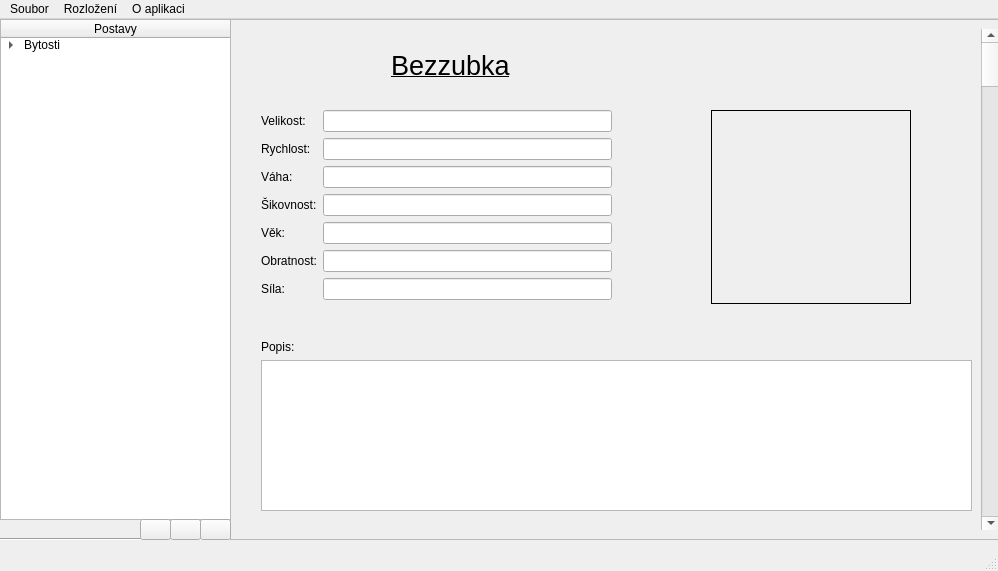
<?xml version="1.0" encoding="UTF-8"?>
<ui version="4.0">
 <class>MainWindow</class>
 <widget class="QMainWindow" name="MainWindow">
  <property name="geometry">
   <rect>
    <x>0</x>
    <y>0</y>
    <width>998</width>
    <height>571</height>
   </rect>
  </property>
  <property name="windowTitle">
   <string>Dračí doupě</string>
  </property>
  <widget class="QWidget" name="centralwidget">
   <widget class="QTreeWidget" name="treeWidget">
    <property name="geometry">
     <rect>
      <x>0</x>
      <y>0</y>
      <width>231</width>
      <height>501</height>
     </rect>
    </property>
    <column>
     <property name="text">
      <string>Postavy</string>
     </property>
     <property name="font">
      <font>
       <strikeout>false</strikeout>
       <kerning>true</kerning>
      </font>
     </property>
     <property name="textAlignment">
      <set>AlignHCenter|AlignVCenter|AlignCenter</set>
     </property>
    </column>
    <item>
     <property name="text">
      <string>Bytosti</string>
     </property>
     <item>
      <property name="text">
       <string>Hodné</string>
      </property>
      <item>
       <property name="text">
        <string>Elfové</string>
       </property>
       <item>
        <property name="text">
         <string>Maiev</string>
        </property>
       </item>
       <item>
        <property name="text">
         <string>Wisperwind</string>
        </property>
       </item>
       <item>
        <property name="text">
         <string>Windrunner</string>
        </property>
       </item>
      </item>
      <item>
       <property name="text">
        <string>Lidé</string>
       </property>
       <item>
        <property name="text">
         <string>Uther</string>
        </property>
       </item>
       <item>
        <property name="text">
         <string>Arthas</string>
        </property>
       </item>
      </item>
      <item>
       <property name="text">
        <string>Příšerky</string>
       </property>
       <item>
        <property name="text">
         <string>Nejpříšernější</string>
        </property>
       </item>
      </item>
     </item>
     <item>
      <property name="text">
       <string>Zlé</string>
      </property>
      <item>
       <property name="text">
        <string>Orkové</string>
       </property>
       <item>
        <property name="text">
         <string>Thrall</string>
        </property>
       </item>
       <item>
        <property name="text">
         <string>Doomhammer</string>
        </property>
       </item>
      </item>
      <item>
       <property name="text">
        <string>Zlobři</string>
       </property>
      </item>
     </item>
    </item>
   </widget>
   <widget class="Line" name="line">
    <property name="geometry">
     <rect>
      <x>-10</x>
      <y>510</y>
      <width>1021</width>
      <height>20</height>
     </rect>
    </property>
    <property name="orientation">
     <enum>Qt::Horizontal</enum>
    </property>
   </widget>
   <widget class="QScrollArea" name="scrollArea">
    <property name="geometry">
     <rect>
      <x>230</x>
      <y>0</y>
      <width>771</width>
      <height>521</height>
     </rect>
    </property>
    <property name="widgetResizable">
     <bool>true</bool>
    </property>
    <widget class="QWidget" name="scrollAreaWidgetContents">
     <property name="geometry">
      <rect>
       <x>0</x>
       <y>0</y>
       <width>769</width>
       <height>519</height>
      </rect>
     </property>
     <widget class="QLabel" name="label">
      <property name="geometry">
       <rect>
        <x>480</x>
        <y>90</y>
        <width>200</width>
        <height>194</height>
       </rect>
      </property>
      <property name="frameShape">
       <enum>QFrame::Box</enum>
      </property>
      <property name="text">
       <string/>
      </property>
      <property name="pixmap">
       <pixmap>bezzubka.png</pixmap>
      </property>
     </widget>
     <widget class="QLabel" name="label_2">
      <property name="geometry">
       <rect>
        <x>160</x>
        <y>30</y>
        <width>131</width>
        <height>31</height>
       </rect>
      </property>
      <property name="font">
       <font>
        <pointsize>20</pointsize>
        <underline>true</underline>
       </font>
      </property>
      <property name="text">
       <string>Bezzubka</string>
      </property>
     </widget>
     <widget class="QWidget" name="formLayoutWidget">
      <property name="geometry">
       <rect>
        <x>30</x>
        <y>90</y>
        <width>351</width>
        <height>211</height>
       </rect>
      </property>
      <layout class="QFormLayout" name="formLayout">
       <item row="0" column="0">
        <widget class="QLabel" name="velikostLabel">
         <property name="text">
          <string>Velikost:</string>
         </property>
        </widget>
       </item>
       <item row="0" column="1">
        <widget class="QLineEdit" name="velikostLineEdit"/>
       </item>
       <item row="1" column="0">
        <widget class="QLabel" name="rychlostLabel">
         <property name="text">
          <string>Rychlost:</string>
         </property>
        </widget>
       </item>
       <item row="1" column="1">
        <widget class="QLineEdit" name="rychlostLineEdit"/>
       </item>
       <item row="2" column="0">
        <widget class="QLabel" name="vHaLabel">
         <property name="text">
          <string>Váha:</string>
         </property>
        </widget>
       </item>
       <item row="2" column="1">
        <widget class="QLineEdit" name="vHaLineEdit"/>
       </item>
       <item row="3" column="0">
        <widget class="QLabel" name="ikovnostLabel">
         <property name="text">
          <string>Šikovnost:</string>
         </property>
        </widget>
       </item>
       <item row="3" column="1">
        <widget class="QLineEdit" name="ikovnostLineEdit"/>
       </item>
       <item row="4" column="0">
        <widget class="QLabel" name="vKLabel">
         <property name="text">
          <string>Věk:</string>
         </property>
        </widget>
       </item>
       <item row="4" column="1">
        <widget class="QLineEdit" name="vKLineEdit"/>
       </item>
       <item row="5" column="0">
        <widget class="QLabel" name="obratnostLabel">
         <property name="text">
          <string>Obratnost:</string>
         </property>
        </widget>
       </item>
       <item row="5" column="1">
        <widget class="QLineEdit" name="obratnostLineEdit"/>
       </item>
       <item row="6" column="0">
        <widget class="QLabel" name="sLaLabel">
         <property name="text">
          <string>Síla:</string>
         </property>
        </widget>
       </item>
       <item row="6" column="1">
        <widget class="QLineEdit" name="sLaLineEdit"/>
       </item>
      </layout>
     </widget>
     <widget class="QTextEdit" name="textEdit">
      <property name="geometry">
       <rect>
        <x>30</x>
        <y>340</y>
        <width>711</width>
        <height>151</height>
       </rect>
      </property>
     </widget>
     <widget class="QLabel" name="label_3">
      <property name="geometry">
       <rect>
        <x>30</x>
        <y>320</y>
        <width>57</width>
        <height>15</height>
       </rect>
      </property>
      <property name="text">
       <string>&lt;html&gt;&lt;head/&gt;&lt;body&gt;&lt;p&gt;Popis:&lt;/p&gt;&lt;/body&gt;&lt;/html&gt;</string>
      </property>
      <property name="wordWrap">
       <bool>false</bool>
      </property>
     </widget>
     <widget class="QScrollBar" name="verticalScrollBar">
      <property name="geometry">
       <rect>
        <x>750</x>
        <y>9</y>
        <width>20</width>
        <height>501</height>
       </rect>
      </property>
      <property name="orientation">
       <enum>Qt::Vertical</enum>
      </property>
     </widget>
    </widget>
   </widget>
   <widget class="QPushButton" name="pushButton">
    <property name="geometry">
     <rect>
      <x>200</x>
      <y>500</y>
      <width>31</width>
      <height>21</height>
     </rect>
    </property>
    <property name="text">
     <string/>
    </property>
    <property name="icon">
     <iconset>
      <normaloff>Plus Math-48.png</normaloff>Plus Math-48.png</iconset>
    </property>
   </widget>
   <widget class="QPushButton" name="pushButton_2">
    <property name="geometry">
     <rect>
      <x>170</x>
      <y>500</y>
      <width>31</width>
      <height>21</height>
     </rect>
    </property>
    <property name="text">
     <string/>
    </property>
    <property name="icon">
     <iconset>
      <normaloff>Minus Math -48.png</normaloff>Minus Math -48.png</iconset>
    </property>
   </widget>
   <widget class="QPushButton" name="pushButton_3">
    <property name="geometry">
     <rect>
      <x>140</x>
      <y>500</y>
      <width>31</width>
      <height>21</height>
     </rect>
    </property>
    <property name="text">
     <string/>
    </property>
    <property name="icon">
     <iconset>
      <normaloff>Edit.png</normaloff>Edit.png</iconset>
    </property>
   </widget>
  </widget>
  <widget class="QMenuBar" name="menubar">
   <property name="geometry">
    <rect>
     <x>0</x>
     <y>0</y>
     <width>998</width>
     <height>20</height>
    </rect>
   </property>
   <widget class="QMenu" name="menuFile">
    <property name="locale">
     <locale language="Czech" country="CzechRepublic"/>
    </property>
    <property name="title">
     <string>Soubor</string>
    </property>
    <addaction name="separator"/>
    <addaction name="separator"/>
    <addaction name="actionNew"/>
    <addaction name="separator"/>
    <addaction name="actionExit_2"/>
   </widget>
   <widget class="QMenu" name="menuRozlo_en">
    <property name="title">
     <string>Rozložení</string>
    </property>
   </widget>
   <widget class="QMenu" name="menuO_aplikaci">
    <property name="title">
     <string>O aplikaci</string>
    </property>
   </widget>
   <addaction name="menuFile"/>
   <addaction name="menuRozlo_en"/>
   <addaction name="menuO_aplikaci"/>
  </widget>
  <widget class="QStatusBar" name="statusbar">
   <property name="sizeGripEnabled">
    <bool>true</bool>
   </property>
  </widget>
  <action name="actionExit_2">
   <property name="text">
    <string>Exit</string>
   </property>
  </action>
  <action name="actionNew">
   <property name="icon">
    <iconset>
     <normaloff>Edit.png</normaloff>Edit.png</iconset>
   </property>
   <property name="text">
    <string>New</string>
   </property>
  </action>
 </widget>
 <resources/>
 <connections/>
</ui>
